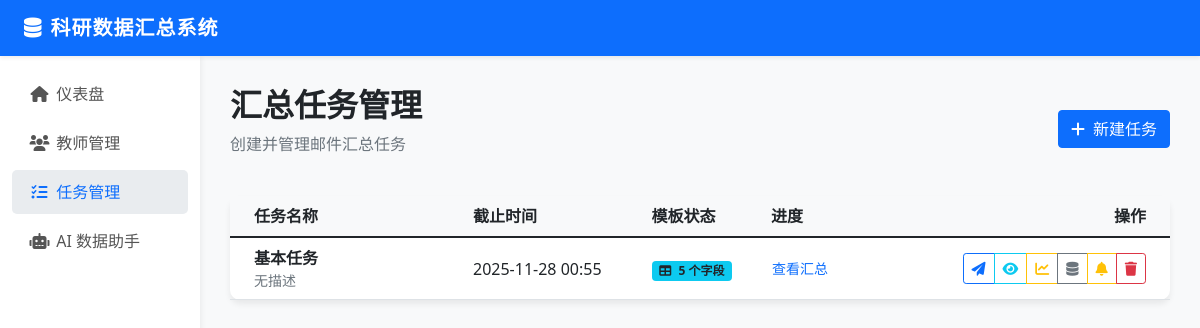
The page /tasks on the database its author committed.
### models.py (models this page shows, shortened)
class SummaryTask(db.Model):
    __tablename__ = 'summary_tasks'
    task_id = db.Column(db.Integer, primary_key=True)
    task_name = db.Column(db.String(100), unique=True, nullable=False)
    description = db.Column(db.Text)
    create_time = db.Column(db.DateTime, default=datetime.utcnow)
    deadline = db.Column(db.DateTime)
    template_path = db.Column(db.String(255))
    template_fields = db.Column(db.Text)
    column_mapping = db.Column(db.Text)
    def get_template_fields(self):
        if self.template_fields:
            try:
                return json.loads(self.template_fields)
            except:
                return []
        return []

### app.py (the view)
@app.route('/tasks')
def manage_tasks():
    try:
        tasks = SummaryTask.query.order_by(SummaryTask.create_time.desc()).all()
        teachers = Teacher.query.order_by(Teacher.teacher_name).all()
        return render_template('tasks.html', tasks=tasks, teachers=teachers, now=datetime.now())
    except Exception as e:
        print(f"加载任务列表失败: {e}")
        return render_template('tasks.html', tasks=[], teachers=[], now=datetime.now())

### templates/tasks.html (shortened to what this page needs)
{% extends "base.html" %}
{% block content %}
<div class="d-flex justify-content-between align-items-center mb-4">
    <div>
        <h2 class="fw-bold">汇总任务管理</h2>
        <p class="text-muted">创建并管理邮件汇总任务</p>
    </div>
    <button class="btn btn-primary" data-bs-toggle="modal" data-bs-target="#addTaskModal">
        <i class="fas fa-plus me-2"></i>新建任务
    </button>
</div>
<div class="card">
    <div class="card-body p-0">
        <div class="table-responsive">
            <table class="table table-hover align-middle mb-0">
                <thead class="bg-light">
                    <tr>
                        <th class="ps-4" style="width: 25%">任务名称</th>
                        <th>截止时间</th>
                        <th>模板状态</th>
                        <th>进度</th>
                        <th class="text-end pe-4">操作</th>
                    </tr>
                </thead>
                <tbody>
                    {% for task in tasks %}
                    <tr>
                        <td class="ps-4">
                            <div class="fw-bold text-dark">{{ task.task_name }}</div>
                            <small class="text-muted text-truncate d-block" style="max-width: 200px;">
                                {{ task.description or '无描述' }}
                            </small>
                        </td>
                        <td>
                            {% if task.deadline %}
                                <span class="{{ 'text-danger fw-bold' if task.deadline < now else '' }}">
                                    {{ task.deadline.strftime('%Y-%m-%d %H:%M') }}
                                </span>
                            {% else %}
                                <span class="text-muted">-</span>
                            {% endif %}
                        </td>
                        <td>
                            {% if task.template_fields %}
                                <span class="badge bg-info text-dark" onclick="viewTemplateFields({{ task.task_id }})" style="cursor:pointer">
                                    <i class="fas fa-table me-1"></i> {{ task.get_template_fields()|length }} 个字段
                                </span>
                            {% else %}
                                <span class="badge bg-secondary">无模板</span>
                            {% endif %}
                        </td>
                        <td style="width: 15%">
                            <div class="d-flex align-items-center">
                                <a href="{{ url_for('task_summary', task_id=task.task_id) }}" class="btn btn-sm btn-link text-decoration-none px-0">
                                    查看汇总
                                </a>
                            </div>
                        </td>
                        <td class="text-end pe-4">
                            <div class="btn-group">
                                <button class="btn btn-sm btn-outline-primary" title="发送邮件" onclick="sendTaskEmails({{ task.task_id }})">
                                    <i class="fas fa-paper-plane"></i>
                                </button>
                                <a href="{{ url_for('task_replies', task_id=task.task_id) }}" class="btn btn-sm btn-outline-info" title="监控回复">
                                    <i class="fas fa-eye"></i>
                                </a>
                                <a href="{{ url_for('advanced_analysis_page', task_id=task.task_id) }}" class="btn btn-sm btn-outline-warning" title="高级图表分析">
                                    <i class="fas fa-chart-line"></i>
                                </a>
                                <button class="btn btn-sm btn-outline-secondary" onclick="inspectTable({{ task.task_id }})" title="检查数据库表结构">
                                    <i class="fas fa-database"></i>
                                </button>
                                <button class="btn btn-sm btn-outline-warning" title="一键催办 (给未回复的人)" onclick="remindTaskEmails({{ task.task_id }}, '{{ task.task_name }}')">
                                    <i class="fas fa-bell"></i>
                                </button>
                                <button class="btn btn-sm btn-outline-danger" title="删除" onclick="deleteTask({{ task.task_id }}, '{{ task.task_name }}')">
                                    <i class="fas fa-trash"></i>
                                </button>
                            </div>
                        </td>
                    </tr>
                    {% else %}
                    <tr>
                        <td colspan="5" class="text-center py-5 text-muted">暂无任务</td>
                    </tr>
                    {% endfor %}
                </tbody>
            </table>
        </div>
    </div>
</div>
{% endblock %}

### templates/base.html (style rules this page uses)
body { background-color: #f8f9fa; }
.card { border: none; box-shadow: 0 4px 6px rgba(0,0,0,0.07); border-radius: 10px; margin-bottom: 20px; transition: transform 0.2s; }

### rows shown on the page
SummaryTask: task_name "基本任务", description "无描述", deadline "2025-11-28 00:55", get_template_fields|length "5"
